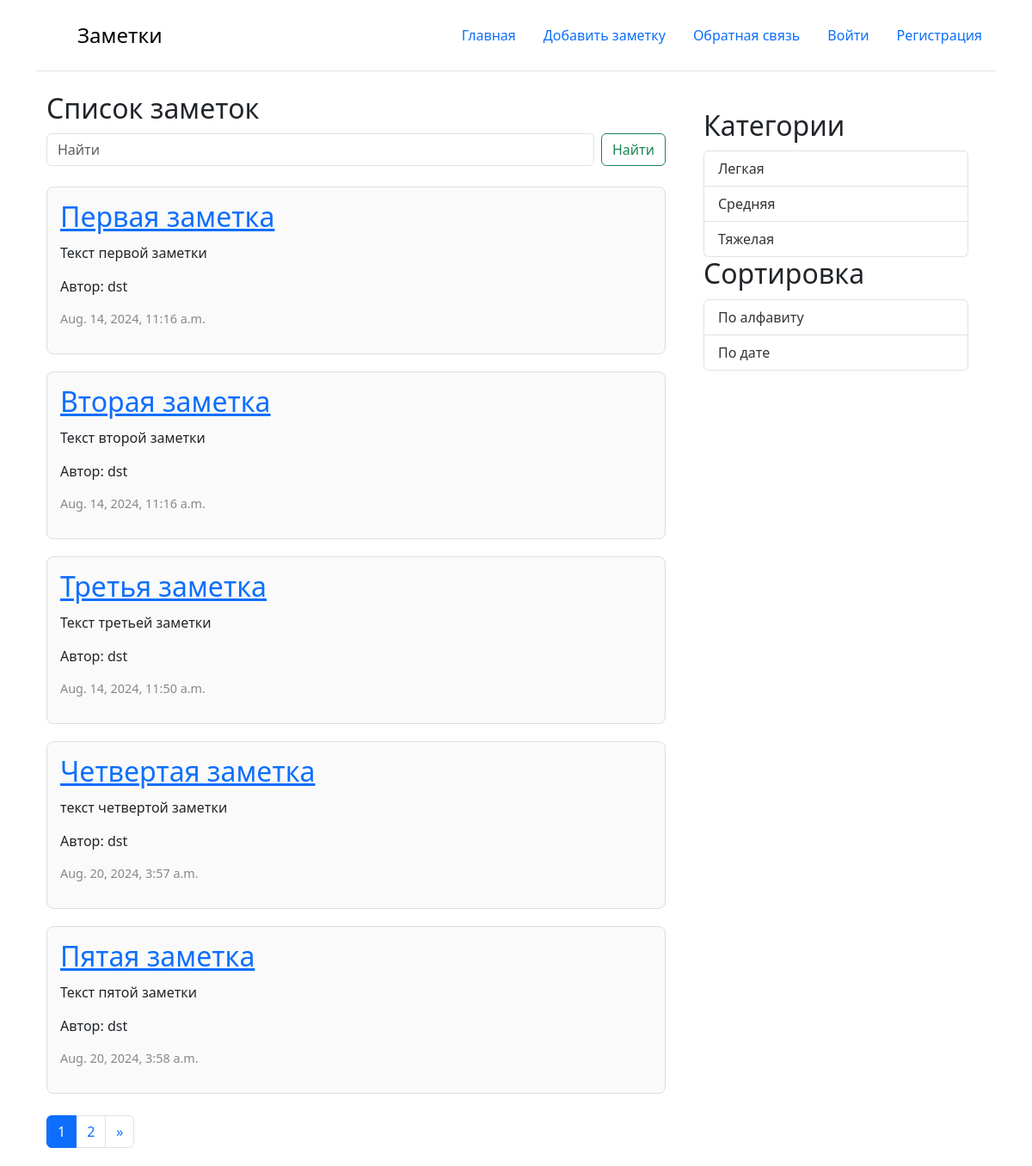
/, run on an earlier commit of the app's database.
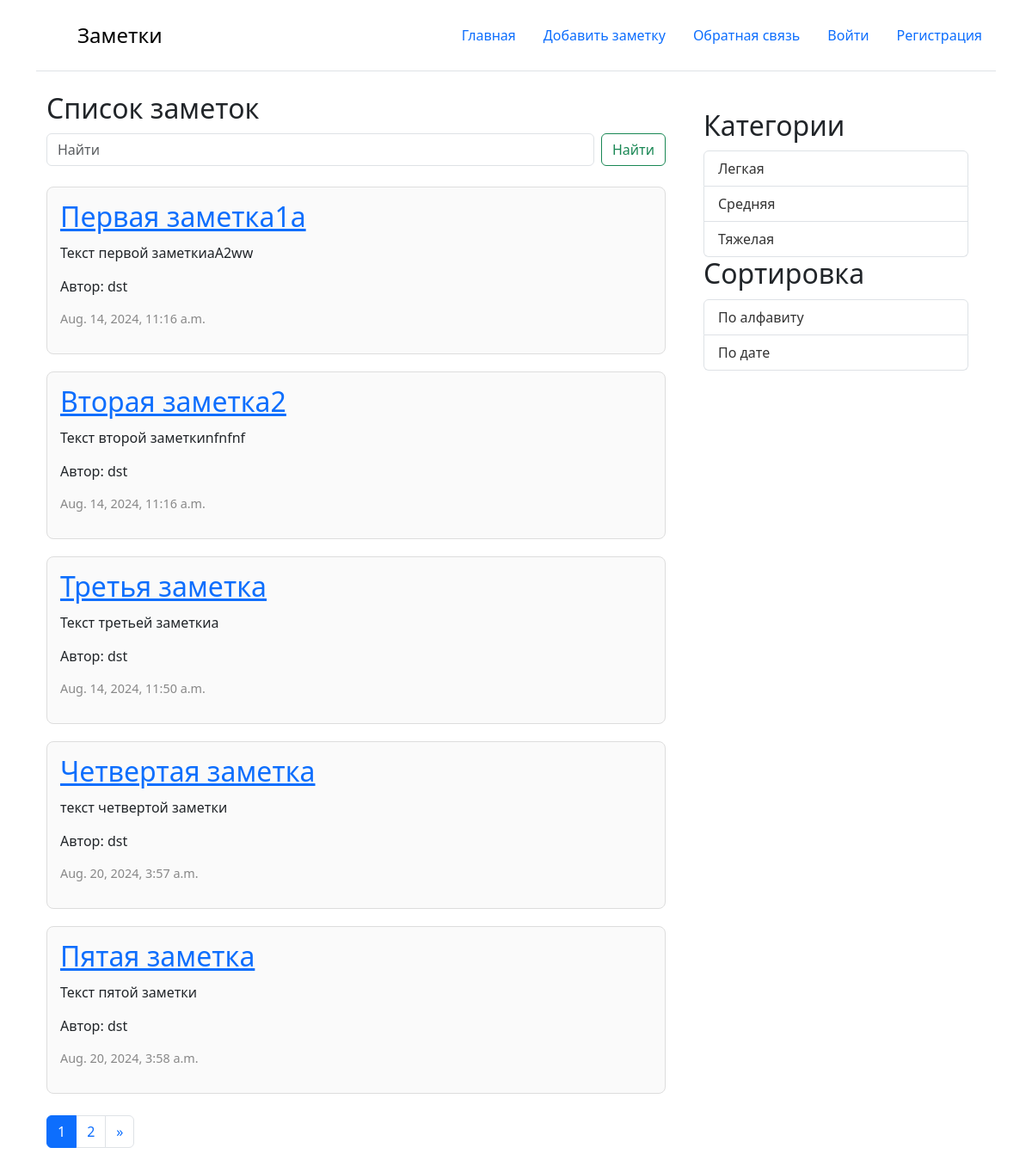
And on a later commit of the database.
### core/models.py (models this page shows, shortened)
class Post(models.Model):
    title = models.CharField(max_length=200)
    text = models.TextField()
    created_data = models.DateTimeField(auto_now_add=True)
    category = models.ForeignKey(PostCategory,
                                 blank = True,
                                 null = True,
                                 on_delete=models.SET_NULL,
                                 related_name='category_post')
    profile = models.ForeignKey(Profile,
                                related_name='profile_posts',
                                on_delete=models.CASCADE)
    class Meta:
        verbose_name = 'Запись'
        verbose_name_plural = 'Записи'

### user/models.py (models this page shows)
class Profile(models.Model):
    user = models.OneToOneField(User,
                             on_delete=models.CASCADE
                             )
    about = models.TextField(verbose_name='Обо мне')
    class Meta:
        verbose_name = 'Обо мне'
        verbose_name_plural = 'Обо мне'
    def __str__(self):
        return self.user.username

### core/views.py (the view)
# urls.py: path('', main, name='main'),
def main(request):
    posts = Post.objects.all()
    category = request.GET.get('category')
    order_by = request.GET.get('order_by')
    page = request.GET.get('page', 1)
    active_category = None
    if category:
        posts = posts.filter(category__id=category)
        active_category = PostCategory.objects.get(id=category)
    if order_by:
        posts = posts.order_by(order_by)
    p = Paginator(posts, 5)
    page_objects = p.page(page)
    categories = PostCategory.objects.all()
    context = {
        "posts": posts,
        'categories': categories,
        'active_category': active_category,
        'page_objects': page_objects
    }
    return render(request, 'main.html', context)

### templates/main.html (shortened to what this page needs)
{% extends 'base.html' %}
{% block content %}
<div class="container">
    <div class="row">
        <div class="col-md-8">
            <h2>Список заметок</h2>
            <form class="d-flex mb-4" role="search" action="{% url 'posts_search' %}">
                <input value="{{ search_text }}" name="text" class="form-control me-2" type="search" placeholder="Найти" aria-label="Search">
                <button class="btn btn-outline-success" type="submit">Найти</button>
            </form>
            {% for post in page_objects.object_list %}
            <div class="post-card">
                <h2><a href="{% url 'post_detail' post.id %}">{{ post.title }}</a></h2>
                <p>{{ post.text }}</p>
                <p>Автор: {{ post.profile }}</p>
                <p class="date">{{ post.created_data }}</p>
            </div>
            {% endfor %}
            <nav aria-label="Page navigation example">
                <ul class="pagination">
                    <li class="page-item active "><a class="page-link" href="#">{{ page_objects.number }}</a></li>
                    {% if page_objects.has_next %}
                    <li class="page-item">
                        <a class="page-link" href="?page={{ page_objects.next_page_number }}">{{ page_objects.next_page_number }}</a>
                    </li>
                    <li class="page-item">
                        <a class="page-link" href="?page={{ page_objects.next_page_number }}" aria-label="Next">
                            <span aria-hidden="true">&raquo;</span>
                        </a>
                    </li>
                    {% endif %}
                </ul>
            </nav>
        </div>
        <div class="col-md-4">
            <aside class="sidebar">
                <h2>Категории</h2>
                <ul class="list-group">
                    {% for category in categories %}
                    {% if category.id == active_category.id %}
                    <b>
                        <li class="list-group-item active list-group-item-dark"><a href="?category={{ category.id }}">{{category.title}}</a></li>
                    </b>
                    {% else %}
                    <li class="list-group-item"><a href="?category={{ category.id }}">{{category.title}}</a></li>
                    {% endif %}
                    {% endfor %}
                </ul>
                <h2>Сортировка</h2>
                <ul class="list-group">
                    <li class="list-group-item"><a href="?order_by=title">По алфавиту</a></li>
                    <li class="list-group-item"><a href="?order_by=-created_data">По дате</a></li>
                </ul>
            </aside>
        </div>
    </div>
</div>
{% endblock %}

What changed in the data, as far as the page shows it:
changed Post: title "Первая заметка" → "Первая заметка1a"; text "Текст первой заметки" → "Текст первой заметкиaA2ww"
changed Post: title "Вторая заметка" → "Вторая заметка2"; text "Текст второй заметки" → "Текст второй заметкиnfnfnf"
changed Post "Третья заметка": text "Текст третьей заметки" → "Текст третьей заметкиa"
